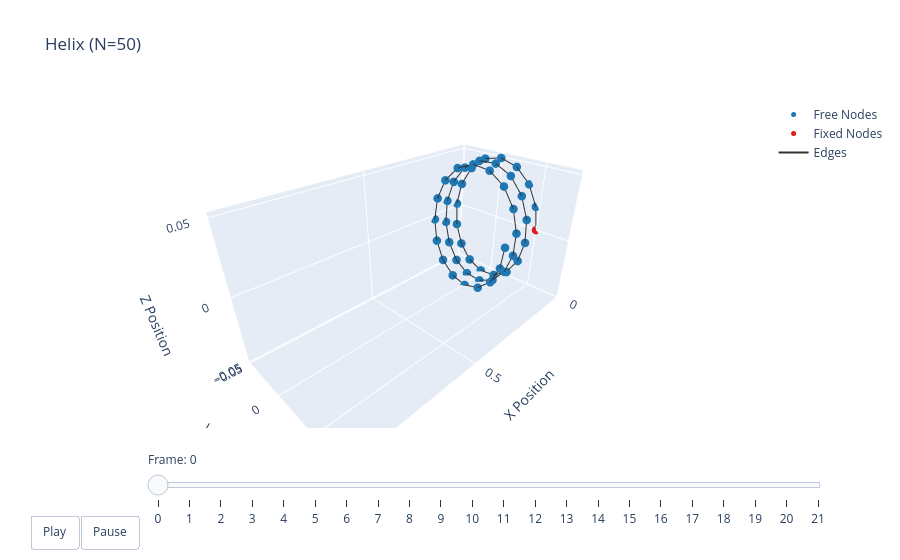

Notebook code cell kept with this figure:
### Code cell
options = dismech.AnimationOptions(title='Helix (N=50)', plot_step=1)

fig = dismech.get_interactive_animation_plotly(robot, t_arr, qs, options)
fig.show()

### Figure 1 — Plotly figure (JSON) as saved in the notebook; plotly's stock layout.template omitted (floating-point values rounded to 4 significant figures; data arrays with more than 128 entries replaced by an {"elided": "..."} marker saying what was removed)
{"data": [{"marker": {"color": "#1f78b4", "size": 5}, "mode": "markers", "name": "Free Nodes", "type": "scatter3d", "x": [0.004082, 0.008163, 0.01225, 0.01633, 0.02041, 0.02449, 0.02857, 0.03265, 0.03673, 0.04082, 0.0449, 0.04898, 0.05306, 0.05714, 0.06122, 0.06531, 0.06939, 0.07347, 0.07755, 0.08163, 0.08571, 0.0898, 0.09388, 0.09796, 0.102, 0.1061, 0.1102, 0.1143, 0.1184, 0.1224, 0.1265, 0.1306, 0.1347, 0.1388, 0.1429, 0.1469, 0.151, 0.1551, 0.1592, 0.1633, 0.1673, 0.1714, 0.1755, 0.1796, 0.1837, 0.1878, 0.1918, 0.1959, 0.2], "y": [0.04635, 0.03592, 0.02024, 0.001603, -0.01727, -0.03361, -0.04505, -0.0499, -0.04745, -0.03807, -0.02313, -0.004801, 0.01423, 0.03117, 0.04357, 0.04959, 0.04836, 0.04007, 0.02592, 0.00798, -0.01113, -0.02861, -0.0419, -0.04908, -0.04908, -0.0419, -0.02861, -0.01113, 0.00798, 0.02592, 0.04007, 0.04836, 0.04959, 0.04357, 0.03117, 0.01423, -0.004801, -0.02313, -0.03807, -0.04745, -0.0499, -0.04505, -0.03361, -0.01727, 0.001603, 0.02024, 0.03592, 0.04635, 0.05], "z": [0.01876, 0.03478, 0.04572, 0.04997, 0.04692, 0.03701, 0.02169, 0.003204, -0.01576, -0.03241, -0.04433, -0.04977, -0.04793, -0.03909, -0.02454, -0.006394, 0.01268, 0.02991, 0.04276, 0.04936, 0.04875, 0.04101, 0.02728, 0.009558, -0.009558, -0.02728, -0.04101, -0.04875, -0.04936, -0.04276, -0.02991, -0.01268, 0.006394, 0.02454, 0.03909, 0.04793, 0.04977, 0.04433, 0.03241, 0.01576, -0.003204, -0.02169, -0.03701, -0.04692, -0.04997, -0.04572, -0.03478, -0.01876, -0.0]}, {"marker": {"color": "#e31a1c", "size": 5}, "mode": "markers", "name": "Fixed Nodes", "type": "scatter3d", "x": [0.0], "y": [0.05], "z": [0.0]}, {"line": {"color": "#333333", "width": 2}, "mode": "lines", "name": "Edges", "type": "scatter3d", "x": {"elided": "147 float values"}, "y": {"elided": "147 float values"}, "z": {"elided": "147 float values"}}, {"color": "rgba(166, 206, 227, 0.7)", "i": [], "j": [], "k": [], "name": "Faces", "opacity": 0.7, "showscale": false, "type": "mesh3d", "x": [0.0, 0.004082, 0.008163, 0.01225, 0.01633, 0.02041, 0.02449, 0.02857, 0.03265, 0.03673, 0.04082, 0.0449, 0.04898, 0.05306, 0.05714, 0.06122, 0.06531, 0.06939, 0.07347, 0.07755, 0.08163, 0.08571, 0.0898, 0.09388, 0.09796, 0.102, 0.1061, 0.1102, 0.1143, 0.1184, 0.1224, 0.1265, 0.1306, 0.1347, 0.1388, 0.1429, 0.1469, 0.151, 0.1551, 0.1592, 0.1633, 0.1673, 0.1714, 0.1755, 0.1796, 0.1837, 0.1878, 0.1918, 0.1959, 0.2], "y": [0.05, 0.04635, 0.03592, 0.02024, 0.001603, -0.01727, -0.03361, -0.04505, -0.0499, -0.04745, -0.03807, -0.02313, -0.004801, 0.01423, 0.03117, 0.04357, 0.04959, 0.04836, 0.04007, 0.02592, 0.00798, -0.01113, -0.02861, -0.0419, -0.04908, -0.04908, -0.0419, -0.02861, -0.01113, 0.00798, 0.02592, 0.04007, 0.04836, 0.04959, 0.04357, 0.03117, 0.01423, -0.004801, -0.02313, -0.03807, -0.04745, -0.0499, -0.04505, -0.03361, -0.01727, 0.001603, 0.02024, 0.03592, 0.04635, 0.05], "z": [0.0, 0.01876, 0.03478, 0.04572, 0.04997, 0.04692, 0.03701, 0.02169, 0.003204, -0.01576, -0.03241, -0.04433, -0.04977, -0.04793, -0.03909, -0.02454, -0.006394, 0.01268, 0.02991, 0.04276, 0.04936, 0.04875, 0.04101, 0.02728, 0.009558, -0.009558, -0.02728, -0.04101, -0.04875, -0.04936, -0.04276, -0.02991, -0.01268, 0.006394, 0.02454, 0.03909, 0.04793, 0.04977, 0.04433, 0.03241, 0.01576, -0.003204, -0.02169, -0.03701, -0.04692, -0.04997, -0.04572, -0.03478, -0.01876, -0.0]}], "layout": {"scene": {"camera": {"eye": {"x": 1.225, "y": 1.225, "z": 1.0}}, "xaxis": {"range": [0, 0.9818], "title": {"text": "X Position"}}, "yaxis": {"range": [-0.05149, 0.08579], "title": {"text": "Y Position"}}, "zaxis": {"range": [-0.05017, 0.05301], "title": {"text": "Z Position"}}}, "sliders": [{"currentvalue": {"prefix": "Frame: "}, "steps": [{"args": [["0"], {"frame": {"duration": 50, "redraw": true}, "mode": "immediate"}], "label": "0", "method": "animate"}, {"args": [["1"], {"frame": {"duration": 50, "redraw": true}, "mode": "immediate"}], "label": "1", "method": "animate"}, {"args": [["2"], {"frame": {"duration": 50, "redraw": true}, "mode": "immediate"}], "label": "2", "method": "animate"}, {"args": [["3"], {"frame": {"duration": 50, "redraw": true}, "mode": "immediate"}], "label": "3", "method": "animate"}, {"args": [["4"], {"frame": {"duration": 50, "redraw": true}, "mode": "immediate"}], "label": "4", "method": "animate"}, {"args": [["5"], {"frame": {"duration": 50, "redraw": true}, "mode": "immediate"}], "label": "5", "method": "animate"}, {"args": [["6"], {"frame": {"duration": 50, "redraw": true}, "mode": "immediate"}], "label": "6", "method": "animate"}, {"args": [["7"], {"frame": {"duration": 50, "redraw": true}, "mode": "immediate"}], "label": "7", "method": "animate"}, {"args": [["8"], {"frame": {"duration": 50, "redraw": true}, "mode": "immediate"}], "label": "8", "method": "animate"}, {"args": [["9"], {"frame": {"duration": 50, "redraw": true}, "mode": "immediate"}], "label": "9", "method": "animate"}, {"args": [["10"], {"frame": {"duration": 50, "redraw": true}, "mode": "immediate"}], "label": "10", "method": "animate"}, {"args": [["11"], {"frame": {"duration": 50, "redraw": true}, "mode": "immediate"}], "label": "11", "method": "animate"}, {"args": [["12"], {"frame": {"duration": 50, "redraw": true}, "mode": "immediate"}], "label": "12", "method": "animate"}, {"args": [["13"], {"frame": {"duration": 50, "redraw": true}, "mode": "immediate"}], "label": "13", "method": "animate"}, {"args": [["14"], {"frame": {"duration": 50, "redraw": true}, "mode": "immediate"}], "label": "14", "method": "animate"}, {"args": [["15"], {"frame": {"duration": 50, "redraw": true}, "mode": "immediate"}], "label": "15", "method": "animate"}, {"args": [["16"], {"frame": {"duration": 50, "redraw": true}, "mode": "immediate"}], "label": "16", "method": "animate"}, {"args": [["17"], {"frame": {"duration": 50, "redraw": true}, "mode": "immediate"}], "label": "17", "method": "animate"}, {"args": [["18"], {"frame": {"duration": 50, "redraw": true}, "mode": "immediate"}], "label": "18", "method": "animate"}, {"args": [["19"], {"frame": {"duration": 50, "redraw": true}, "mode": "immediate"}], "label": "19", "method": "animate"}, {"args": [["20"], {"frame": {"duration": 50, "redraw": true}, "mode": "immediate"}], "label": "20", "method": "animate"}, {"args": [["21"], {"frame": {"duration": 50, "redraw": true}, "mode": "immediate"}], "label": "21", "method": "animate"}], "transition": {"duration": 0}, "x": 0.1, "y": 0}], "title": {"text": "Helix (N=50)"}, "updatemenus": [{"buttons": [{"args": [null, {"frame": {"duration": 50, "redraw": true}, "fromcurrent": true}], "label": "Play", "method": "animate"}, {"args": [[null], {"frame": {"duration": 0, "redraw": true}, "mode": "immediate"}], "label": "Pause", "method": "animate"}], "direction": "left", "pad": {"r": 10, "t": 87}, "showactive": false, "type": "buttons", "x": 0.1, "xanchor": "right", "y": 0, "yanchor": "top"}]}}
